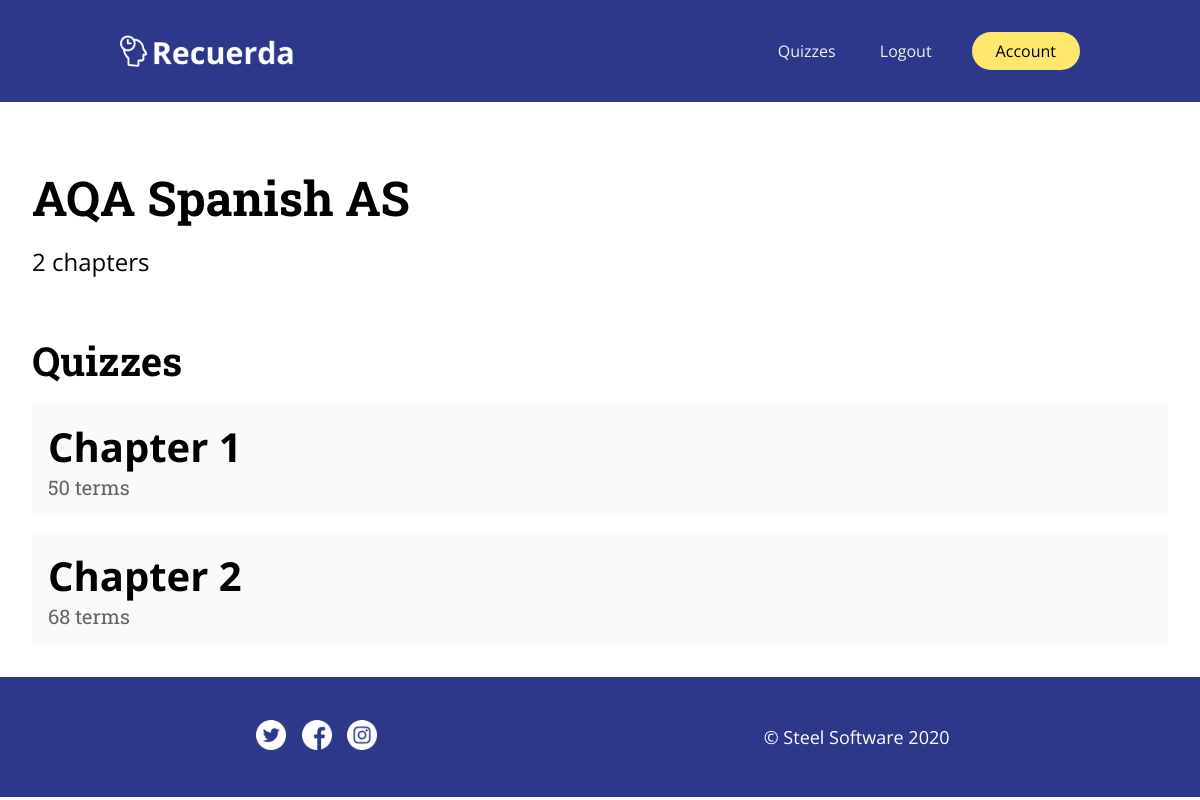
The app's page /textbook/1 (signed in) with its own data.
### quiz_program/models.py (models this page shows, shortened)
class Textbook(db.Model):
    id = db.Column(db.Integer, primary_key=True)
    title = db.Column(db.String(100), nullable=False)
    chapters = db.relationship('Chapter', backref='textbook', lazy=True)

class Quiz(db.Model):
    id = db.Column(db.Integer, primary_key=True)
    title = db.Column(db.String(100), nullable=False)
    questions = db.relationship('Question', backref='quiz', lazy=True)
    chapter_id = db.Column(db.Integer, db.ForeignKey('chapter.id'))

### quiz_program/routes.py (the view)
@app.route("/textbook/<int:textbook_id>")
@login_required
def textbook(textbook_id):
    textbook = Textbook.query.get_or_404(textbook_id)
    chapters = Chapter.query.filter_by(textbook_id=textbook_id)
    chapters_length = len(list(chapters))
    quizzes = []
    for chapter in chapters:
        quizzes += Quiz.query.filter_by(chapter_id=chapter.id)
    quiz_lengths = []
    for quiz in quizzes:
        quiz_lengths.append(len(list(quiz.questions)))
    return render_template('textbook.html', title=textbook.title, textbook=textbook, chapters=chapters, chapters_length=chapters_length, quizzes=quizzes, quiz_lengths=quiz_lengths)

### quiz_program/models.py (called while the page is built)
@login_manager.user_loader
def load_user(user_id):
    return User.query.get(int(user_id))

### quiz_program/templates/textbook.html
{% extends "layout.html" %}
{% block content %}
    <article>
        <h1>{{ textbook.title }}</h1>
        <div class="metadata">
            <p class="terms">{{ chapters_length }} chapters</p>
        </div>
        <h2>Quizzes</h2>
        {% for quiz in quizzes %}
            <article class="quiz">
                <h2><a href="{{ url_for('quiz', quiz_id=quiz.id) }}">{{ quiz.title }}</a></h2>
                <p class="terms">{{ quiz_lengths[quizzes.index(quiz)] }} terms</p>
            </article>
        {% endfor %}
    </article>
{% endblock content %}

### quiz_program/static/styles.css (style rules this page uses)
* { margin: 0; box-sizing: border-box; padding: 0; font-family: 'Open Sans', sans-serif; }
li, a, button { font-size: 1em; text-decoration: none; }
.container h1 { font-family: 'Roboto Slab', serif; font-size: 3em; padding: 1em 0 0 0; }
.container h2 { font-family: 'Roboto Slab', serif; font-size: 2.5em; padding: 1em 0 0 0; }
p { font-size: 1.5em; }
.quiz { border-radius: 0.25em; background-color: rgb(250, 250, 250); margin: 1em 0; padding: 1em; }
.quiz h2 { color: black; padding: 0; font-family: 'Roboto Slab', serif; }
.quiz .terms { font-size: 1.25em; font-family: 'Roboto Slab', serif; color: rgb(100, 100, 100); }
.quiz a { text-decoration: none; color: black; }
.metadata { margin: 1em 0; }

### records on screen
Textbook: title "AQA Spanish AS"
Quiz: title "Chapter 1", quiz_lengths "50"
Quiz: title "Chapter 2", quiz_lengths "68"

### other values on screen
{{ chapters_length }} "2"
